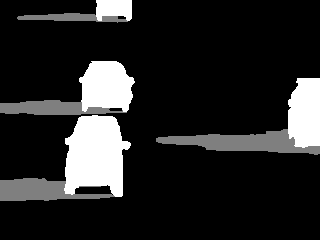
#> input picture h45.png, 320 x 240 px
$ python Proyecto.py   (older library calls are emulated)
#> lines starting #> are read from the running program, lines starting #| are printed output that depends on the picture; after the words box and inside, x2 and y2 are one past the last pixel; in counts of white or black regions, pixels touching at a corner belong together
import numpy as np
import cv2
from matplotlib import pyplot as plt

#Funcion que solo deja las sombras del GT
def sombras(I):
   vert,hor=I.shape
   for i in range(vert):
      for j in range (hor):
         if(I[i,j]>=180):
            I[i,j]=0


#Funcion que calcula los Verdaderos Negativos entre GT y los resultados del algoritmo
# [172 lines left out: functions TrueNegatives, FalseNegatives, FalsePositives, TruePositives, Horizontal, Vertical and 5 more, not called in this run]


############################################################################################################333

#cap = cv2.VideoCapture('highwayII_raw.avi')
cap = cv2.VideoCapture('highwayI_raw.avi')
# [7 lines of commented-out code are left out]
fgbg = cv2.createBackgroundSubtractorKNN()

#Declaramos algunos elementos estructurales
B1 = cv2.getStructuringElement(cv2.MORPH_RECT, (3, 3)) #MORPH_ELLIPSE
B2 = cv2.getStructuringElement(cv2.MORPH_RECT, (5, 5))
kernel = np.ones((3,3), np.float32)


#Declaramos variables para la evaluacion del algoritmo
cont=0
TP=0.0
TN=0.0
FP=0.0
FN=0.0
div=0.0
PDR=0.0
NDR=0.0
F=0.0
P=0.0

#Abrimos las imagenes GT
h45=cv2.imread('h45.png',0)
#> h45 is the input picture: shape (240, 320); min 0, max 255, mean 38.4
h65=cv2.imread('h65.png',0)
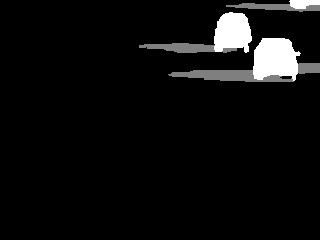
#> input picture h65.png, 320 x 240 px
#> h65 is the input picture: shape (240, 320); min 0, max 255, mean 13.5
h85=cv2.imread('h85.png',0)
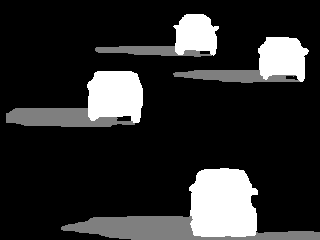
#> input picture h85.png, 320 x 240 px
#> h85 is the input picture: shape (240, 320); min 0, max 255, mean 43.6
h105=cv2.imread('h105.png',0)
h125=cv2.imread('h125.png',0)
h145=cv2.imread('h145.png',0)
h165=cv2.imread('h165.png',0)
h185=cv2.imread('h185.png',0)

#Le quitamos los objetos al GT y nos quedamos con la sombra
sombras(h45)
#> after the loop in sombras, `for i in range(vert):`:
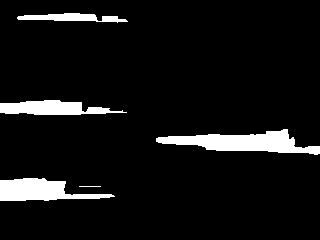
#> I: shape (240, 320); values 0 (black) and 127 (white), 7.3% white; 5 white regions, box (x1, y1, x2, y2) and area: (156, 129, 320, 155) 2170, (0, 178, 115, 201) 1579, (0, 100, 127, 115) 1239, (17, 13, 128, 23) 626, (79, 186, 101, 187) 22
sombras(h65)
#> after the loop in sombras (call 2), `for i in range(vert):`:
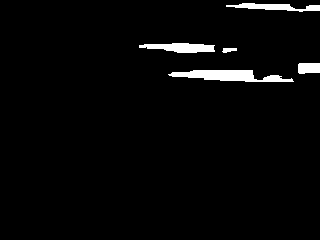
#> I: shape (240, 320); values 0 (black) and 127 (white), 2.8% white; 5 white regions, box (x1, y1, x2, y2) and area: (168, 70, 294, 82) 919, (139, 43, 215, 53) 529, (226, 3, 320, 12) 443, (298, 63, 320, 74) 225, (222, 48, 237, 53) 55
sombras(h85)
#> after the loop in sombras (call 3), `for i in range(vert):`:
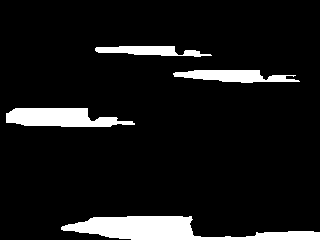
#> I: shape (240, 320); values 0 (black) and 127 (white), 8.9% white; 4 white regions, box (x1, y1, x2, y2) and area: (61, 216, 320, 240) 3277, (6, 108, 135, 127) 1746, (173, 70, 300, 83) 1060, (95, 46, 212, 57) 770
#> (the run stopped early here; a loop or call above may not have finished)
